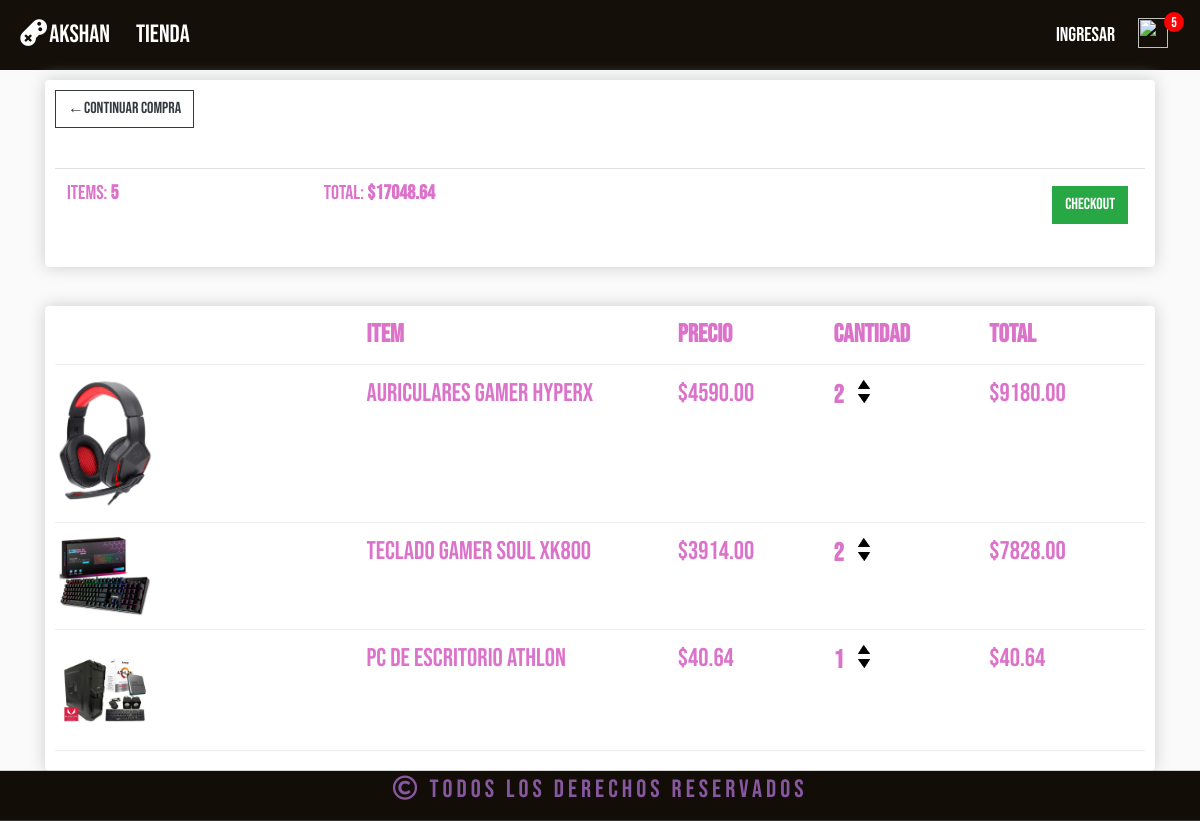
The app's page /cart/ (signed in) with its own data.
### store/models.py (models this page shows, shortened)
class Order(models.Model):
    customer = models.ForeignKey(Customer, on_delete=models.SET_NULL, blank=True, null=True)
    date_orderd = models.DateTimeField(auto_now_add=True)
    complete = models.BooleanField(default=False, null=True, blank=False)
    transaction_id = models.CharField(max_length=200, null=True)
    @property
    def get_cart_total(self):
        orderitems = self.orderitem_set.all()
        total = sum([item.get_total for item in orderitems])
        return total
    @property
    def get_cart_items(self):
        orderitems = self.orderitem_set.all()
        total = sum([item.quantity for item in orderitems])
        return total

class OrderItem(models.Model):
    product = models.ForeignKey(Product, on_delete=models.SET_NULL, blank=True, null=True)
    order = models.ForeignKey(Order, on_delete=models.SET_NULL, blank=True, null=True)
    quantity = models.IntegerField(default=0, null=True, blank=True)
    date_added = models.DateTimeField(auto_now_add=True)
    @property
    def get_total(self):
        total = self.product.price * self.quantity
        return total

class Product(models.Model):
    name = models.CharField(max_length=200, null=True)
    price = models.DecimalField(max_digits=7, decimal_places=2)
    digital = models.BooleanField(default=True, null=True, blank=False)
    image = models.ImageField(null=True, blank=True)
    @property
    def imageURL(self):
        try:
            url = self.image.url
        except:
            url = ''
        return url

### store/views.py (the view)
# urls.py: path('cart/', views.cart, name="cart"),
def cart(request):
    if request.user.is_authenticated:
        customer = request.user.customer
        order, created = Order.objects.get_or_create(customer=customer, complete=False)
        items = order.orderitem_set.all()
        cartItems = order.get_cart_items
    else:
        items = []
        order = {'get_cart_total': 0, 'get_cart_items': 0, 'shipping': False}
        cartItems = order['get_cart_items']
    context = {'items':items, 'order':order, 'cartItems':cartItems}
    return render(request, 'store/cart.html', context)

### store/templates/store/cart.html (shortened to what this page needs)
{% extends 'store/main.html' %}
{% load static %}
{% block content %}
        <div class="row">
            <div class="col-lg-12">
                <div class="box-element">
                    <a class="btn btn-outline-dark" href="{% url 'store' %}">&#x2190;Continuar Compra</a>
                <br>
                <br>
                <table class="table">
                    <tr>
                        <th><h5>Items: <strong>{{order.get_cart_items}}</strong></h5></th>
                        <th><h5>Total: <strong>${{order.get_cart_total}}</strong></h5></th>
                        <th>
                            <a style="float:right;margin:5px;" class="btn btn-success" href="{% url 'checkout' %}">Checkout</a>
                        </th>
                    </tr>
                </table>
            </div>
                <br>
                <div class="box-element">
                    <div class="cart-row">
                        <div style="flex: 2;"></div>
                        <div style="flex:2;"><strong>Item</strong></div>
                        <div style="flex:1;"><strong>Precio</strong></div>
                        <div style="flex:1;"><strong>Cantidad</strong></div>
                        <div style="flex:1;"><strong>Total</strong></div>
                    </div>
                    {% for item in items%}
                    <div class="cart-row">
                        <div style="flex: 2;"><img class="row-image" src="{{item.product.imageURL}}"></div>
                        <div style="flex:2;">{{item.product.name}}</div>
                        <div style="flex:1;">${{item.product.price | floatformat:2}}</div>
                        <div style="flex:1;">
                            <p class="quantity">{{item.quantity}}</p>
                            <div class="quantity">
                                <img data-product={{item.product.id}} data-action="add" class="chg-quantity update-cart" src="{% static 'images/arrow-up.png'%}">
                                <img data-product={{item.product.id}} data-action="remove" class="chg-quantity update-cart"  src="{% static 'images/arrow-down.png'%}">
                            </div>
                        </div>
                        <div style="flex:1;">${{item.get_total}}</div>
                    </div>
                    {% endfor %}
                </div>
            </div>
        </div>
{% endblock content %}

### static/css/main.css (style rules this page uses)
body { background-color: hsl(0, 0%, 98%); color: #dc73cb; box-sizing: border-box; font-size: 1.6rem; font-family: 'Bebas Neue', cursive; height: 100vh; margin: 0; }
h1,h2,h3,h4,h5,h6 { color:#dc73cb; }
.box-element { box-shadow:hsl(0, 0%, 80%) 0 0 16px; background-color: #fff; border-radius: 4px; padding: 10px; }
.col-lg-4, .col-lg-6, .col-lg-8, .col-lg-12 { margin-top: 10px; }
.btn { border-radius: 0; }
.row-image { width: 100px; }
.cart-row { display: flex; align-items: flex-stretch; padding-bottom: 10px; margin-bottom: 10px; border-bottom: 1px solid #ececec; }
.quantity { display: inline-block; font-weight: 700; padding-right:10px; }
.chg-quantity { width: 12px; cursor: pointer; display: block; margin-top: 5px; transition:.1s; }

### records on screen
Order: get_cart_items "5", get_cart_total "17048.64"
OrderItem: product.imageURL (picture), product.name "Auriculares Gamer HyperX", product.price "4590.00", quantity "2", get_total "9180.00"
OrderItem: product.imageURL (picture), product.name "Teclado gamer Soul XK800", product.price "3914.00", quantity "2", get_total "7828.00"
OrderItem: product.imageURL (picture), product.name "Pc De Escritorio Athlon", product.price "40.64", quantity "1", get_total "40.64"

### other values on screen
{{ cartItems }} "5"
